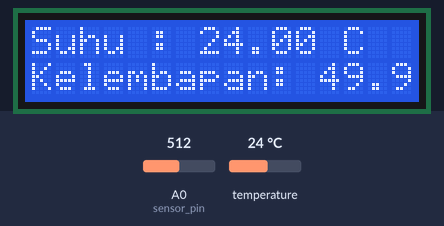
Bench run of a sketch on a simulated ESP8266 (NodeMCU). Shown: 16×2 character LCD. Inputs (shaded band) come from the test bench; at power-on: temperature 24 °C, A0 (sensor_pin) = 512. WiFi joins after 1.5 s; servers stay silent unless stated; what the sketch prints to the serial monitor is not drawn.

Above: at 2.9 s.
3.0 s: temperature set to 12 °C
At 4.9 s:
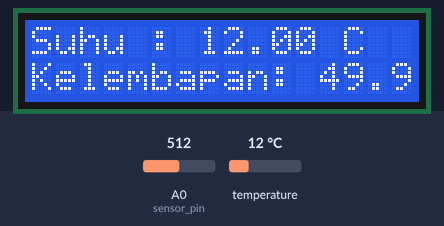
5.9 s: A0 (sensor_pin) set to 716
At 7.6 s:
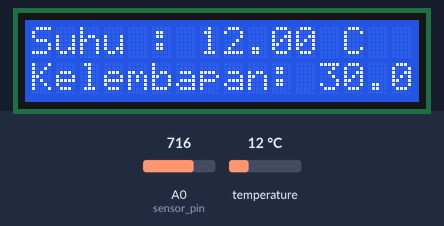
8.8 s: temperature set to 19 °C
At 11.7 s:
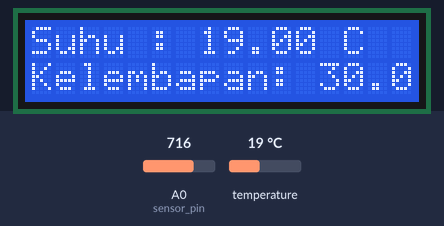
12.2 s: A0 (sensor_pin) set to 900
At 13.2 s:
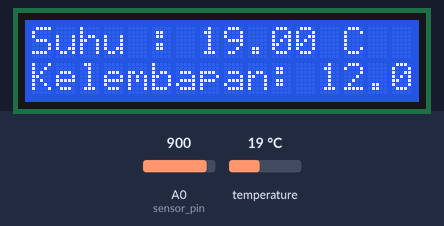
15.1 s: temperature set to 28 °C
At 17.4 s:
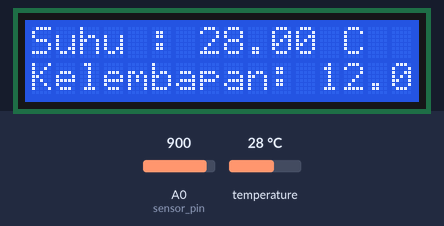
18.5 s: A0 (sensor_pin) set to 1023
At 20.0 s:
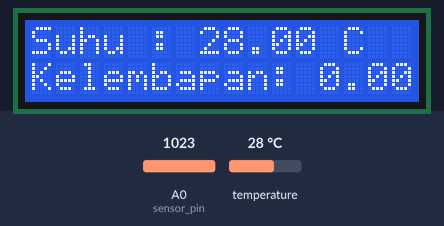
Timing chart, 0 to 21.5 s (numbered marks = the images above; inputs shaded):
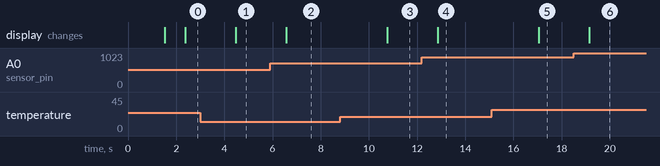

Measured:
- after the input at 3.0 s, the display: changes after 1.5 s (image 1)
- after the input at 5.9 s, the display: changes after 0.67 s (image 2)
- after the input at 8.8 s, the display: changes after 2.0 s (image 3)
- after the input at 12.2 s, the display: changes after 0.66 s (image 4)
- after the input at 15.1 s, the display: changes after 2.0 s (image 5)
- after the input at 18.5 s, the display: changes after 0.65 s (image 6)

The sketch:

Media_V_3.0.ino
```cpp
#include <OneWire.h>
#include <DallasTemperature.h>
#include <LiquidCrystal_I2C.h>
#include <Wire.h>
#include <ESP8266WiFi.h>
#include <FirebaseESP8266.h>

#include "addons/TokenHelper.h"
#include "addons/RTDBHelper.h"

#define DHTPIN D7
#define DHTTYPE DHT11
#define sensor_pin A0
#define oneWireBus 13

#define WIFI_SSID "infinergy"
#define WIFI_PASSWORD "okeokeoke"
#define API_KEY "AIzaSyCHUT44crImCjPfvKQaMhCaNjT7d6pxG0U"
#define DATABASE_URL "kknundipxrnb-default-rtdb.firebaseio.com"
#define USER_EMAIL "kknundip@gmail.com"
#define USER_PASSWORD "rnb2022jaya"

//Define Firebase Data object
FirebaseData fbdo;
FirebaseAuth auth;
FirebaseConfig config;

OneWire oneWire(oneWireBus);
DallasTemperature sensors(&oneWire);
LiquidCrystal_I2C lcd(0x27, 16, 2);

void setup()
{

  Serial.begin(115200);

  WiFi.begin(WIFI_SSID, WIFI_PASSWORD);
  Serial.print("Connecting to Wi-Fi");
  while (WiFi.status() != WL_CONNECTED)
  {
    Serial.print(".");
    delay(300);
  }
  Serial.println();
  Serial.print("Connected with IP: ");
  Serial.println(WiFi.localIP());
  Serial.println();
  Serial.printf("Firebase Client v%s\n\n", FIREBASE_CLIENT_VERSION);

  config.api_key = API_KEY;

  auth.user.email = USER_EMAIL;
  auth.user.password = USER_PASSWORD;

  config.database_url = DATABASE_URL;
  config.token_status_callback = tokenStatusCallback; //see addons/TokenHelper.h

  sensors.begin();
  lcd.begin();
  Firebase.begin(&config, &auth);
}

void loop()
{
  float moisture_percentage;
  sensors.requestTemperatures();
  float temperature = sensors.getTempCByIndex(0);

  moisture_percentage = ( 100.00 - ( (analogRead(sensor_pin)/1023.00) * 100.00 ) );

  lcd.backlight();
  lcd.setCursor(0, 0);
  lcd.print("Suhu : ");
  lcd.setCursor(7, 0);
  lcd.print(temperature);
  lcd.setCursor(13, 0);
  lcd.print("C ");
  lcd.setCursor(0, 1);
  lcd.print("Kelembapan:");
  lcd.setCursor(12, 1);
  lcd.print(moisture_percentage);
  Serial.println(temperature);
  Serial.println(moisture_percentage);

  if (Firebase.ready())
  {
     if (Firebase.RTDB.setFloat(&fbdo, "Monitoring/Variabel/Media/2/Suhu", temperature)){
      Serial.println("PASSED");
      Serial.println("PATH: " + fbdo.dataPath());
      Serial.println("TYPE: " + fbdo.dataType());
    }
    else {
      Serial.println("FAILED");
      Serial.println("REASON: " + fbdo.errorReason());
    }
    if (Firebase.RTDB.setFloat(&fbdo, "Monitoring/Variabel/Media/2/Kelembapan", moisture_percentage)){
      Serial.println("PASSED");
      Serial.println("PATH: " + fbdo.dataPath());
      Serial.println("TYPE: " + fbdo.dataType());
    }
    else {
      Serial.println("FAILED");
      Serial.println("REASON: " + fbdo.errorReason());
    }
  }
  delay(1000);
}
```
